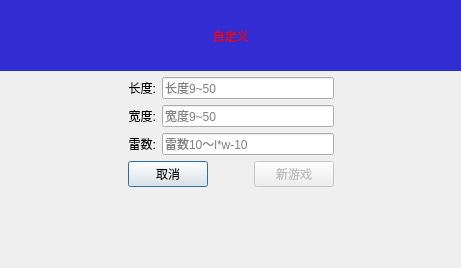
<?xml version="1.0" encoding="UTF-8"?>
<ui version="4.0">
 <class>MySelfDefineGame</class>
 <widget class="QDialog" name="MySelfDefineGame">
  <property name="geometry">
   <rect>
    <x>0</x>
    <y>0</y>
    <width>461</width>
    <height>268</height>
   </rect>
  </property>
  <property name="windowTitle">
   <string>Dialog</string>
  </property>
  <widget class="QWidget" name="layoutWidget">
   <property name="geometry">
    <rect>
     <x>0</x>
     <y>0</y>
     <width>461</width>
     <height>249</height>
    </rect>
   </property>
   <layout class="QVBoxLayout" name="verticalLayout_2">
    <item>
     <widget class="QLabel" name="label_4">
      <property name="minimumSize">
       <size>
        <width>431</width>
        <height>71</height>
       </size>
      </property>
      <property name="styleSheet">
       <string notr="true">background-color: rgb(50, 45, 210);
color: rgb(95, 28, 28);
font: 14pt &quot;Ubuntu&quot;;
color: qconicalgradient(cx:0.5, cy:0.5, angle:0, stop:0 rgba(255, 255, 255, 255), stop:0.373979 rgba(255, 255, 255, 255), stop:0.373991 rgba(33, 30, 255, 255), stop:0.624018 rgba(33, 30, 255, 255), stop:0.624043 rgba(255, 0, 0, 255), stop:1 rgba(255, 0, 0, 255));</string>
      </property>
      <property name="text">
       <string>自定义</string>
      </property>
      <property name="alignment">
       <set>Qt::AlignCenter</set>
      </property>
     </widget>
    </item>
    <item>
     <layout class="QHBoxLayout" name="horizontalLayout_5">
      <item>
       <spacer name="horizontalSpacer_3">
        <property name="orientation">
         <enum>Qt::Horizontal</enum>
        </property>
        <property name="sizeHint" stdset="0">
         <size>
          <width>40</width>
          <height>20</height>
         </size>
        </property>
       </spacer>
      </item>
      <item>
       <layout class="QVBoxLayout" name="verticalLayout">
        <item>
         <layout class="QHBoxLayout" name="horizontalLayout">
          <item>
           <widget class="QLabel" name="label">
            <property name="text">
             <string>长度:</string>
            </property>
            <property name="alignment">
             <set>Qt::AlignRight|Qt::AlignTrailing|Qt::AlignVCenter</set>
            </property>
           </widget>
          </item>
          <item>
           <widget class="QLineEdit" name="mineLength">
            <property name="enabled">
             <bool>true</bool>
            </property>
            <property name="placeholderText">
             <string>长度9~50</string>
            </property>
           </widget>
          </item>
         </layout>
        </item>
        <item>
         <layout class="QHBoxLayout" name="horizontalLayout_2">
          <item>
           <widget class="QLabel" name="label_2">
            <property name="text">
             <string>宽度:</string>
            </property>
            <property name="alignment">
             <set>Qt::AlignRight|Qt::AlignTrailing|Qt::AlignVCenter</set>
            </property>
           </widget>
          </item>
          <item>
           <widget class="QLineEdit" name="MineWidth">
            <property name="placeholderText">
             <string>宽度9~50</string>
            </property>
           </widget>
          </item>
         </layout>
        </item>
        <item>
         <layout class="QHBoxLayout" name="horizontalLayout_3">
          <item>
           <widget class="QLabel" name="label_3">
            <property name="text">
             <string>雷数:</string>
            </property>
            <property name="alignment">
             <set>Qt::AlignRight|Qt::AlignTrailing|Qt::AlignVCenter</set>
            </property>
           </widget>
          </item>
          <item>
           <widget class="QLineEdit" name="mineCounts">
            <property name="placeholderText">
             <string>雷数10～l*w-10</string>
            </property>
           </widget>
          </item>
         </layout>
        </item>
        <item>
         <layout class="QHBoxLayout" name="horizontalLayout_4">
          <item>
           <widget class="QPushButton" name="btnCancle">
            <property name="text">
             <string>取消</string>
            </property>
           </widget>
          </item>
          <item>
           <spacer name="horizontalSpacer">
            <property name="orientation">
             <enum>Qt::Horizontal</enum>
            </property>
            <property name="sizeHint" stdset="0">
             <size>
              <width>40</width>
              <height>20</height>
             </size>
            </property>
           </spacer>
          </item>
          <item>
           <widget class="QPushButton" name="btnNewGame">
            <property name="enabled">
             <bool>false</bool>
            </property>
            <property name="text">
             <string>新游戏</string>
            </property>
           </widget>
          </item>
         </layout>
        </item>
       </layout>
      </item>
      <item>
       <spacer name="horizontalSpacer_2">
        <property name="orientation">
         <enum>Qt::Horizontal</enum>
        </property>
        <property name="sizeHint" stdset="0">
         <size>
          <width>40</width>
          <height>20</height>
         </size>
        </property>
       </spacer>
      </item>
     </layout>
    </item>
    <item>
     <spacer name="verticalSpacer">
      <property name="orientation">
       <enum>Qt::Vertical</enum>
      </property>
      <property name="sizeHint" stdset="0">
       <size>
        <width>20</width>
        <height>40</height>
       </size>
      </property>
     </spacer>
    </item>
   </layout>
  </widget>
 </widget>
 <resources/>
 <connections/>
</ui>
